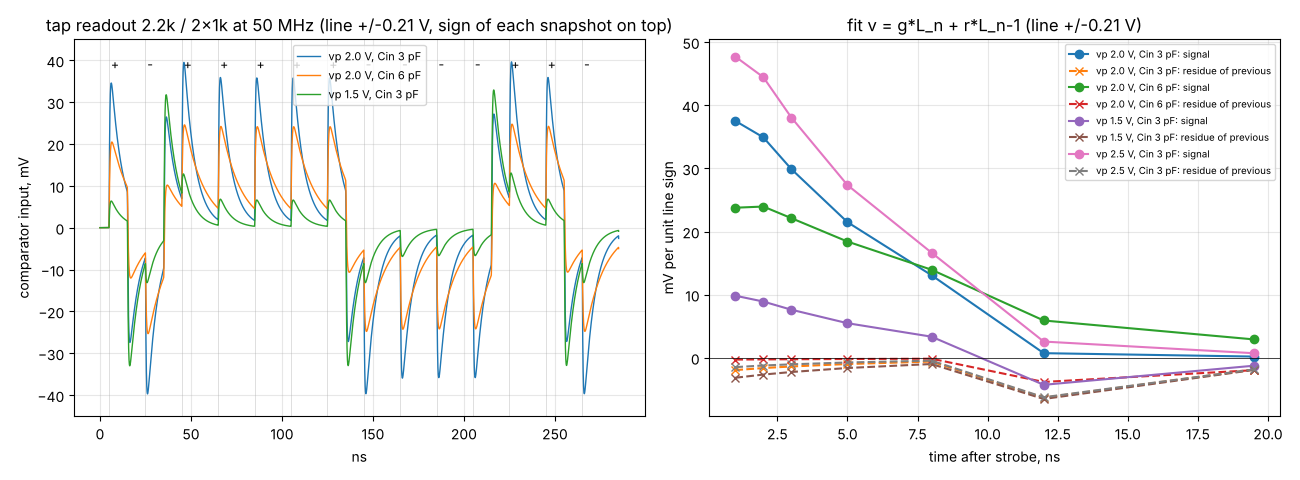

The Python source for this figure:
"""(b)/(d) One tap gate (BAT15-04W, 2 x 0.47 pF) strobed at 50 MHz with the final readout network.

Line: 50 R, driven from 50 R and terminated (as tap_gate.py), level changes between strobes in a
random +/-a pattern, edges 240 ps (as the line edge from line_drive.py). Strobe per side: EMF 2*vp
through 50 R into a 50 R-terminated node (= a strobe line passing the gate), trapezoid with width
at half height `fwhm`. Readout: hold nodes -> 2.2k to VTAP_N/VTAP_P, -> 1k each to the comparator
input, Cin to ground. The comparator input is fitted as  v_n = g*L_n + r*L_(n-1) + c  at several
times after each strobe (L = line level, +/-1).

  python3 gate50.py
"""
from __future__ import annotations

import dataclasses
import json
import os
from multiprocessing import Pool

import matplotlib
matplotlib.use("Agg")
import matplotlib.pyplot as plt  # noqa: E402
import numpy as np  # noqa: E402

import common as c  # noqa: E402
import frontend as f  # noqa: E402

T_P = 20e-9
N_ST = 14
rng = np.random.default_rng(7)
PATTERN = rng.choice([-1, 1], N_ST)
PATTERN[:2] = [1, -1]


@dataclasses.dataclass
class P:
    vp: float = 2.0           # unloaded strobe amplitude at the gate, per side
    fwhm: float = 150e-12
    tr: float = 60e-12
    vb: float = 0.75          # hold-node bias (rails = vb*(rb+rs)/rs)
    rb: float = 2.2e3
    rs: float = 1e3
    cin: float = 3e-12
    a: float = 0.21           # line half swing (data); isolated edges reach 2a
    c: float = 0.47e-12
    label: str = ""


def build(p: P) -> str:
    d = f.Deck()
    d.add("* gate at 50 MHz")
    d.add(f.MODELS)
    t0 = 5e-9
    pts, prev = ["0", f"{2 * p.a * PATTERN[0]}"], PATTERN[0]
    pts = [f"0 {2 * p.a * PATTERN[0]}"]
    for n in range(1, N_ST):
        te = t0 + n * T_P - T_P / 2
        pts += [f"{te:.6g} {2 * p.a * prev}", f"{te + 0.3e-9:.6g} {2 * p.a * PATTERN[n]}"]
        prev = PATTERN[n]
    d.add(f"Vs s_e 0 pwl({' '.join(pts)})\nRs s_e s 50\nRt s 0 50")
    for name, node, amp in (("sp", "stp", 2 * p.vp), ("sn", "stn", -2 * p.vp)):
        d.add(f"V{name} {name}_e 0 pulse(0 {amp} {t0 - p.fwhm / 2:.6g} {p.tr:.4g} {p.tr:.4g} {p.fwhm - p.tr:.4g} {T_P:.6g})")
        d.add(f"R{name} {name}_e {node} 50\nR{name}t {node} 0 50")
    rail = p.vb * (p.rb + p.rs) / p.rs
    d.add("Xd1 a s dpk\nXd2 s k dpk")
    d.add(f"Ca a stp {p.c}\nCk k stn {p.c}")
    d.add(f"Vba vba 0 {-rail}\nVbk vbk 0 {rail}\nRba a vba {p.rb}\nRbk k vbk {p.rb}")
    d.add(f"Roa a out {p.rs}\nRok k out {p.rs}\nCout out 0 {p.cin}")
    d.add(".options klu reltol=3e-4 abstol=1e-12 vntol=1e-7")
    d.add(f".tran 1p {t0 + N_ST * T_P:.6g} 0 3p")
    d.add(".end")
    return "\n".join(d.lines) + "\n"


DTS = [1e-9, 2e-9, 3e-9, 5e-9, 8e-9, 12e-9, 19.5e-9]


def job(p: P):
    a = c.waves(build(p), ["v(out)", "v(s)", "v(a,s)", "v(s,k)", "i(vsp)", "v(a)", "v(k)"],
                tmax_list=(None, 2e-12, 5e-12))
    t = a[:, 0]
    out, s = a[:, 1], a[:, 2]
    t0 = 5e-9
    rows = {}
    L = PATTERN.astype(float)
    for dt in DTS:
        v = np.array([np.interp(t0 + n * T_P + dt, t, out) for n in range(N_ST)])
        X = np.column_stack([L[2:], L[1:-1], np.ones(N_ST - 2)])
        g, r, cc = np.linalg.lstsq(X, v[2:], rcond=None)[0]
        rows[f"{dt * 1e9:g}ns"] = dict(g_mV=g * 1e3, r_mV=r * 1e3, c_mV=cc * 1e3, resid_mV=float(np.std(v[2:] - X @ [g, r, cc]) * 1e3))
    # strobe charge per pulse (positive side), kick-out on the line, peak reverse voltage
    m = (t > t0 + 5 * T_P - 1e-9) & (t < t0 + 5 * T_P + 2e-9)
    ivs = -a[:, 5]
    q = np.trapezoid(ivs[m] - (2 * p.vp) / 100 * 0, t[m])
    rev = max(-(a[:, 3]).min(), -(a[:, 4]).min())
    kick = []
    for n in range(3, N_ST):
        mm = (t > t0 + n * T_P - 0.3e-9) & (t < t0 + n * T_P + 0.6e-9)
        kick.append(np.ptp(s[mm]))
    return dict(p=dataclasses.asdict(p), fit=rows, kick_mV=float(np.max(kick) * 1e3), rev_V=float(rev),
                rail_V=p.vb * (p.rb + p.rs) / p.rs, i_rail_mA=(p.vb * (p.rb + p.rs) / p.rs) / (p.rb + p.rs / 2) * 1e3 if False else None), (t, out, a[:, 6], a[:, 7])


CASES = [
    P(vp=2.0, cin=3e-12, label="vp 2.0 V, Cin 3 pF"),
    P(vp=2.0, cin=6e-12, label="vp 2.0 V, Cin 6 pF"),
    P(vp=1.5, cin=3e-12, label="vp 1.5 V, Cin 3 pF"),
    P(vp=2.5, cin=3e-12, label="vp 2.5 V, Cin 3 pF"),
    P(vp=2.0, cin=3e-12, fwhm=250e-12, label="vp 2.0 V, 250 ps, Cin 3 pF"),
    P(vp=2.0, cin=3e-12, a=0.42, label="vp 2.0 V, isolated edge 2a=0.42"),
]

if __name__ == "__main__":
    with Pool(3) as pool:
        res = pool.map(job, CASES)
    out = []
    fig, ax = plt.subplots(1, 2, figsize=(13, 4.8))
    for (r, (t, v, va, vk)), p in zip(res, CASES):
        r["fit"] = {k: {kk: round(vv, 3) for kk, vv in x.items()} for k, x in r["fit"].items()}
        out.append(r)
        print(p.label, "| kick %.0f mV | rev %.2f V" % (r["kick_mV"], r["rev_V"]))
        for k, x in r["fit"].items():
            print("   %6s  g %6.2f mV  residue %6.2f mV  const %6.2f  fit-err %.2f" % (k, x["g_mV"], x["r_mV"], x["c_mV"], x["resid_mV"]))
        if p.label in ("vp 2.0 V, Cin 3 pF", "vp 2.0 V, Cin 6 pF", "vp 1.5 V, Cin 3 pF"):
            ax[0].plot(t * 1e9, v * 1e3, lw=1, label=p.label)
    ts = 5e-9 + np.arange(N_ST) * T_P
    for x in ts:
        ax[0].axvline(x * 1e9, color="0.85", lw=0.6, zorder=0)
    for n, x in enumerate(ts):
        ax[0].text(x * 1e9 + 1, 38, "+" if PATTERN[n] > 0 else "-", fontsize=9)
    ax[0].set_xlabel("ns")
    ax[0].set_ylabel("comparator input, mV")
    ax[0].set_title("tap readout 2.2k / 2x1k at 50 MHz (line +/-0.21 V, sign of each snapshot on top)")
    ax[0].grid(alpha=0.3)
    ax[0].legend(fontsize=8)
    ax[0].set_ylim(-45, 45)
    for r, p in zip(out, CASES[:4]):
        dts = [float(k[:-2]) for k in r["fit"]]
        ax[1].plot(dts, [x["g_mV"] for x in r["fit"].values()], "o-", label=p.label + ": signal")
        ax[1].plot(dts, [x["r_mV"] for x in r["fit"].values()], "x--", label=p.label + ": residue of previous")
    ax[1].axhline(0, color="k", lw=0.5)
    ax[1].set_xlabel("time after strobe, ns")
    ax[1].set_ylabel("mV per unit line sign")
    ax[1].set_title("fit v = g*L_n + r*L_n-1 (line +/-0.21 V)")
    ax[1].grid(alpha=0.3)
    ax[1].legend(fontsize=7)
    fig.tight_layout()
    fig.savefig(os.path.join(c.HERE, "gate50.png"), dpi=100)
    json.dump(out, open(os.path.join(c.HERE, "gate50.json"), "w"), indent=1, default=float)
